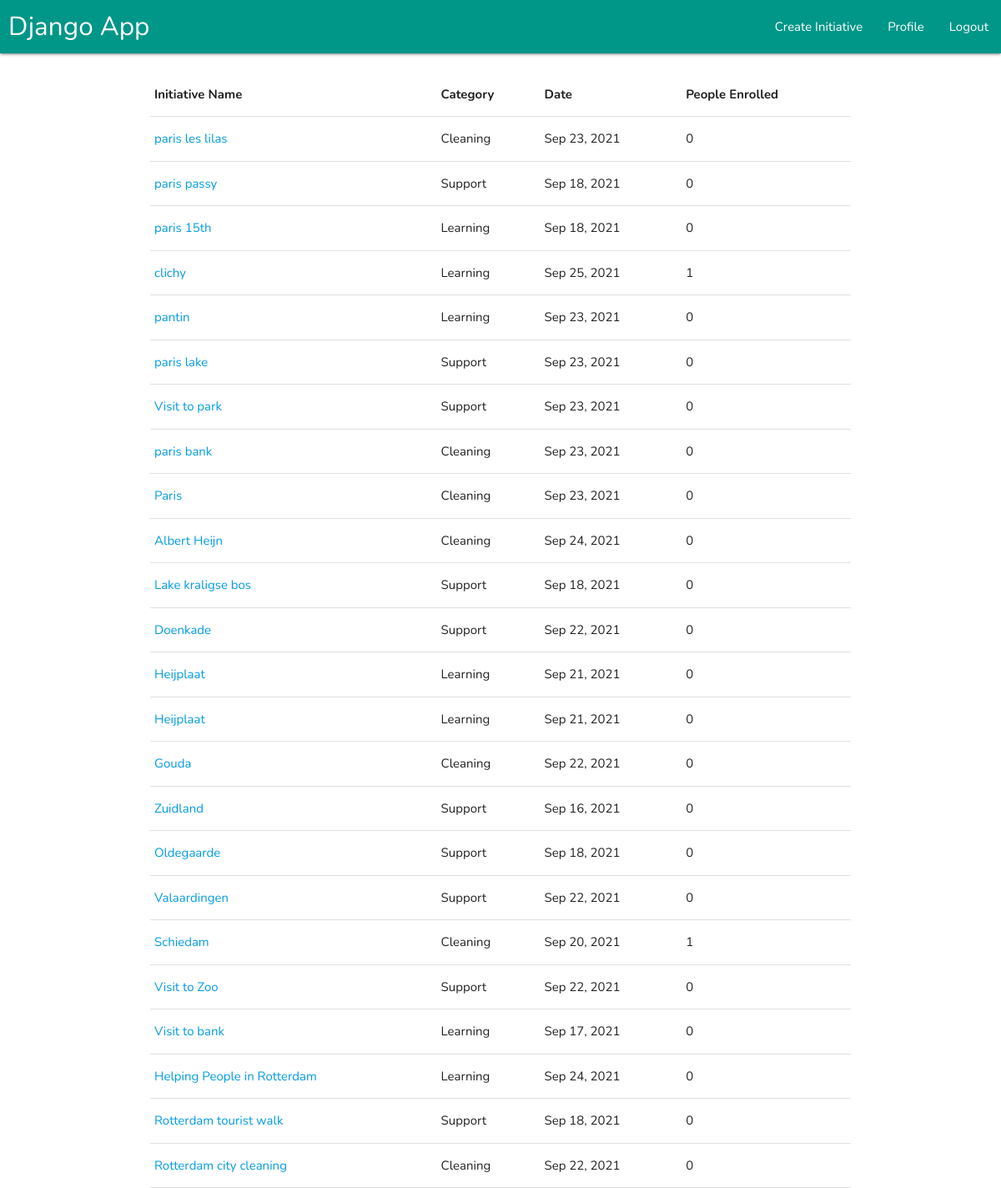
Page /my_initiatives/ (signed in) on the earlier database version.
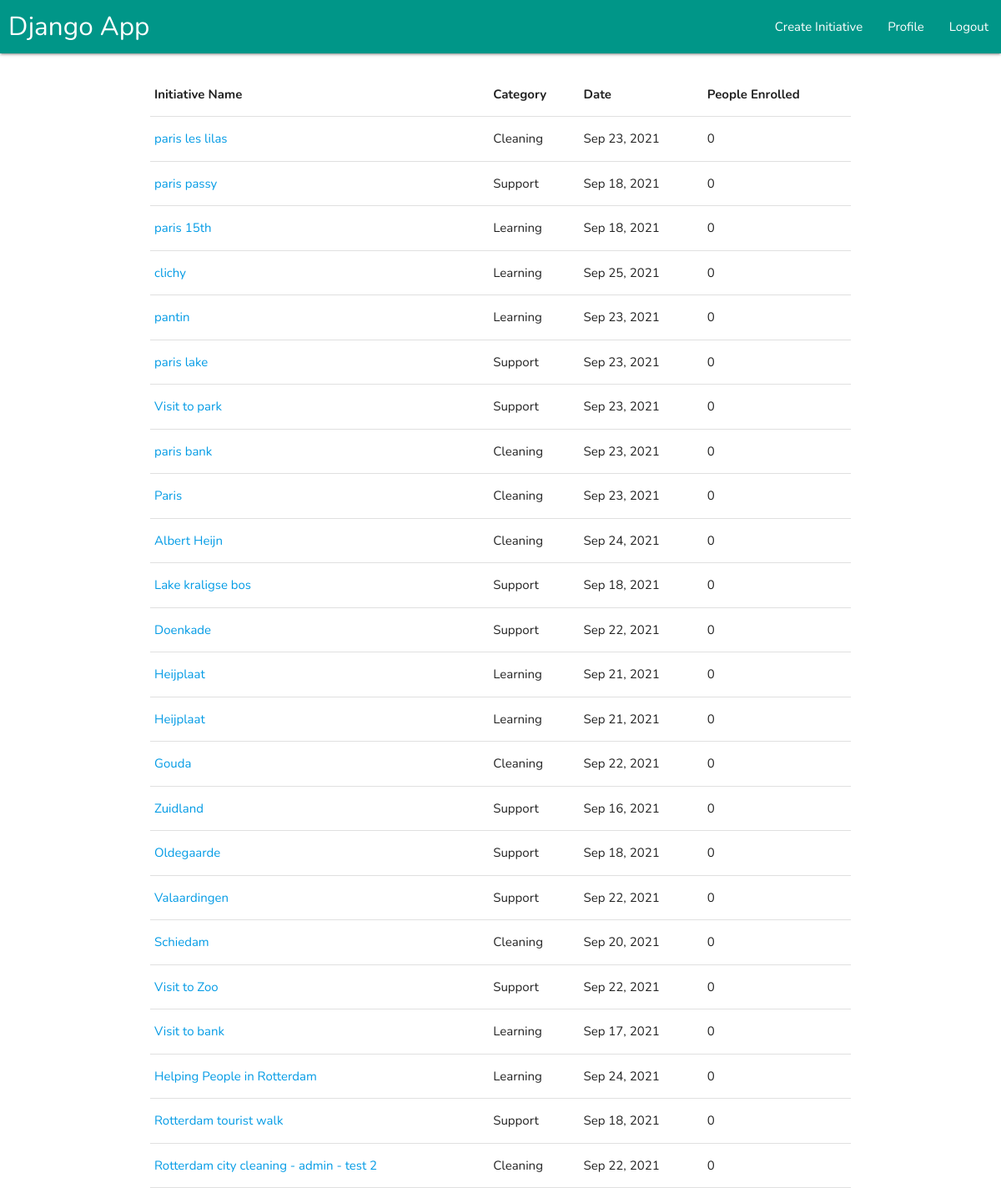
Same page on the later database version.
### root/models.py (models this page shows, shortened)
class Initiative_Table(models.Model):
    title           = models.CharField(max_length=10000,blank=True,default='')
    description     = models.TextField(max_length=1000000,blank=True,default='')
    place_name      = models.CharField(max_length=1000000,blank=True,default='')
    longitude       = models.CharField(max_length=10000,blank=True,default='')
    latitude        = models.CharField(max_length=10000,blank=True,default='')
    event_date      = models.CharField(max_length=10000,blank=True,default='',null=True)
    date_object     = models.DateField(blank=True,null=True)
    category        = models.ForeignKey(Initiative_Category,on_delete=models.CASCADE,related_name="Category",default=None)
    is_green_area   = models.BooleanField(default=False,blank=True)
    owner           = models.ForeignKey(User,on_delete=models.CASCADE,related_name="owner",default=None)
    enrolled        = models.ManyToManyField(User, related_name="enrolled",blank=True)

class Initiative_Category(models.Model):
    category        = models.CharField(max_length=10000,blank=True,default='')
    def __str__(self):
        return self.category

### dashboards/views.py (the view)
# urls.py: path('my_initiatives/', my_initiatives, name='my_initiatives'),
def my_initiatives(request):
    initatives = Initiative_Table.objects.filter(owner=request.user).order_by('-id')
    return render(request,'dashboards/my_initiatives.html', {
        "page_title":"My Initiatives",
        'my_initiatives':initatives
    })

### Templates/dashboards/my_initiatives.html (shortened to what this page needs)
{% extends 'base.html' %}v
{% block 'mainbody' %}
<br>
<div class="container">
  <div>
    {% if my_initiatives %}
    <table>
      <thead>
        <tr>
          <th>Initiative Name</th>
          <th>Category</th>
          <th>Date</th>
          <th>People Enrolled</th>
        </tr>
      </thead>
      <tbody>
        {% for initiative in my_initiatives %}
        <tr>
          <td> <a href="/update_initiative/{{initiative.id}}">{{initiative.title}}</a></td>
          <td>{{initiative.category}}</td>
          <td>{{initiative.event_date}}</td>
          <td>{{initiative.enrolled.count}}</td>
        </tr>
        {% endfor %}
      </tbody>
    </table>
    {% else %}
    <center>
      <img src="https://cdn.iconscout.com/icon/free/png-256/data-not-found-1965034-1662569.png" alt="">
      <h3><b>You don't have any initiatives yet</b></h3>
    </center>
    {% endif %}
  </div>
</div>
{% endblock 'mainbody' %}

### Templates/base.html (shortened to what this page needs)
{% load static  %}
<!DOCTYPE html>
<html>
<head>
  <link href="https://api.tiles.mapbox.com/mapbox-gl-js/v0.53.1/mapbox-gl.css" rel="stylesheet" />
<link rel="stylesheet" href="{{ STATIC_URL }}/Static/css/general_fixing.css">
<link rel="stylesheet" href="{{ STATIC_URL }}/Static/css/materialize.css">
  <link rel="stylesheet" href="{{ STATIC_URL }}/Static/css/responsive.css">
  <link rel="stylesheet" href="{{ STATIC_URL }}/Static/css/mapbox-gl-geocoder.css">
<link rel="stylesheet" href="{{ STATIC_URL }}/Static/css/mapbox-gl.css">
</head>
<body id="body" style="height: 100%;">
{% include 'partials/root/navbar.html' %}
{% block 'mainbody' %}
{% endblock 'mainbody' %}
   </body>
 </html>

### Templates/partials/root/navbar.html (shortened to what this page needs)
{% block 'mainbody' %}
<div class="navbar-fixed" style="position: relative;">
  <nav  class="teal ">
      <div class="nav-wrapper">
          <a href="/" class="brand-logo" style="padding-left: 10px;">Django App</a>
          <ul class="right hide-on-med-and-down">
            {% if user.is_authenticated %}
              <li><a href="/dashboard/create_initiative/">Create Initiative</a></li>
              <li><a href="/dashboard/user_profile/">Profile</a></li>
              <li><a href="/account/logout/">Logout</a></li>
            {% else %}
            <li><a href="/account/signup/">Signup</a></li>
            <li><a href="/account/login/">Login</a></li>
            {% endif %}
           </ul>
      </div>
    </nav>
</div>
{% endblock 'mainbody' %}

### Static/css/general_fixing.css (style rules this page uses)
:root { --geocoder_input_height: 36px !important; }

### Templates/base.html (style rules this page uses)
html { height: 100% !important; }
body { font-family: 'Nunito', sans-serif; text-align: justify; height: 100% !important; }
html, body { height: 100% !important; }

Differences in the rows shown:
computed for Initiative_Table "clichy": enrolled.count "1" → "0"
computed for Initiative_Table "Schiedam": enrolled.count "1" → "0"
changed Initiative_Table: title "Rotterdam city cleaning" → "Rotterdam city cleaning - admin - test 2"
